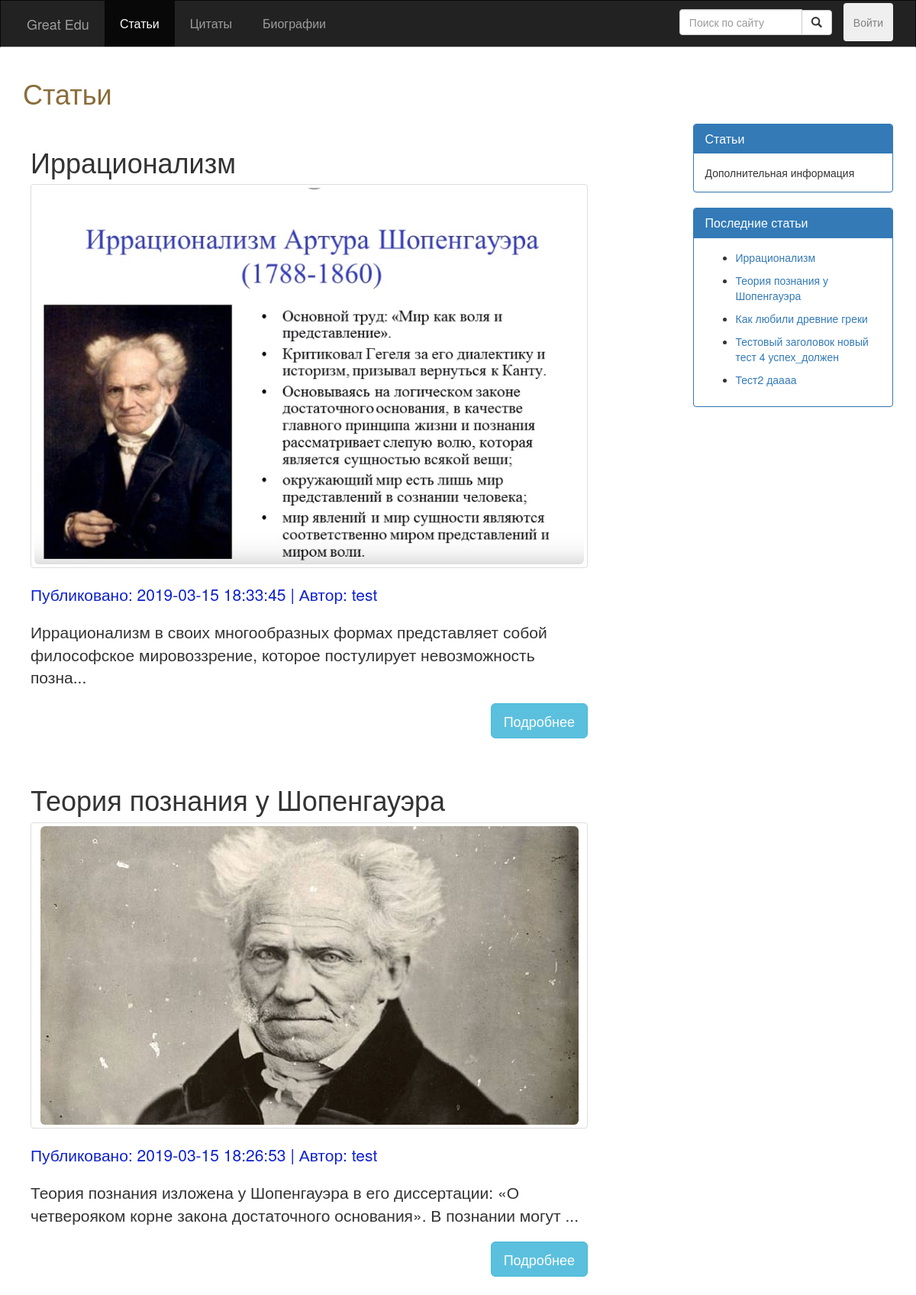
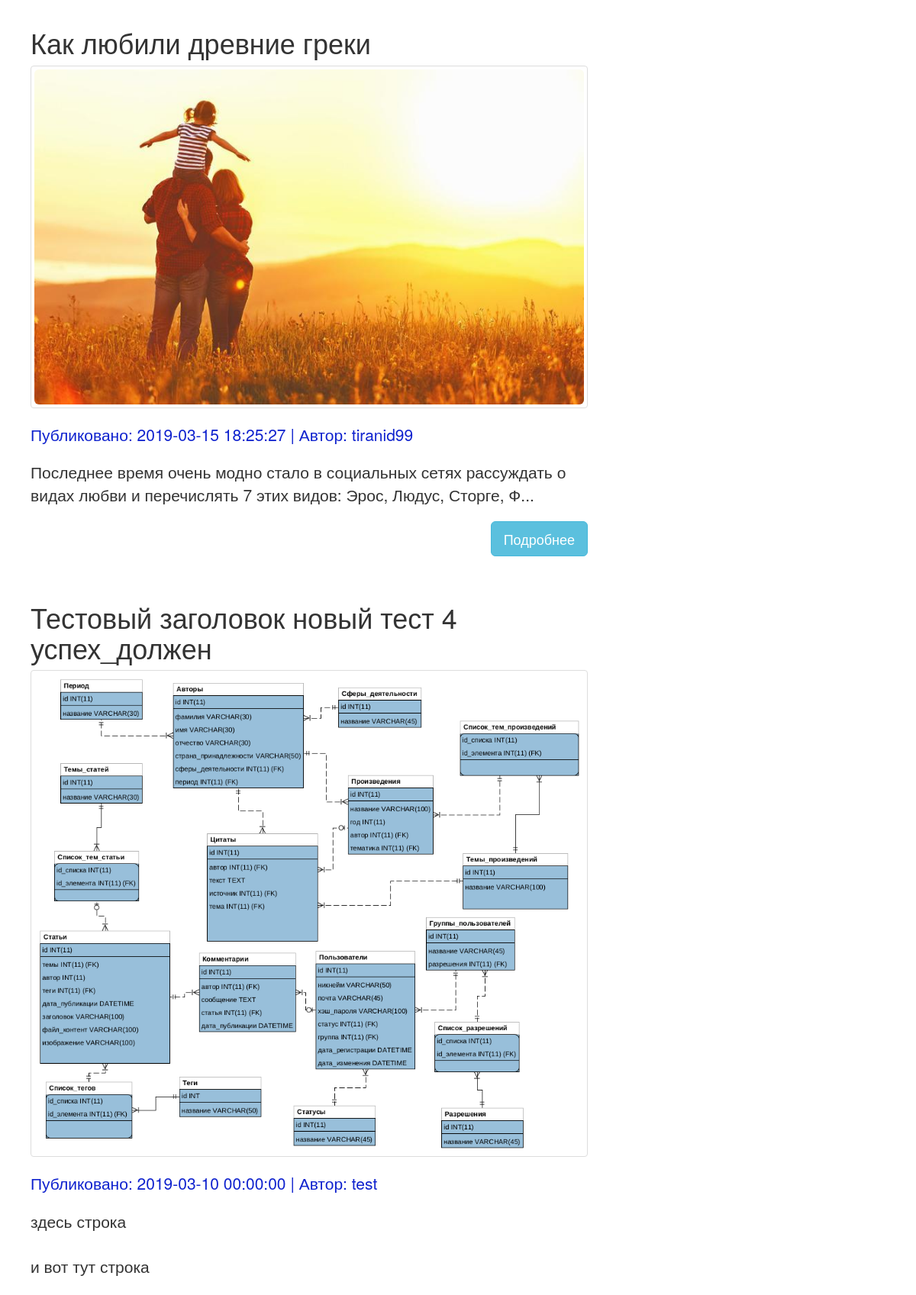
The app's page /src/public_routes/index.php (upper part) with its own data (2 pictures, top to bottom).
### src/Include/dbFunctions.php (called while the page is built, shortened)
<?php
require_once 'DatabaseLoad.php';
function doSQLQuery($query)
{
  global $con2;
  try {
    $exec = mysqli_query($con2, $query) or die(mysqli_error($con2));
    if ($exec) {
      return $exec;
    }
  } catch (Exception $e) {
    echo $e->getMessage();
  }
  return false;
}
function execQueryToArray($query)
{
  global $con2;
  $exec = doSQLQuery($query) or die(mysqli_error($con2));
  if ($exec) {
    $arr = [];
    if (mysqli_num_rows($exec) > 0) {
      while ($post = mysqli_fetch_assoc($exec)) {
        array_push($arr, $post);
      }
    }
    return $arr;
  }
  return null;
}
function getUserById($id)
{
  $query = "SELECT * FROM Пользователи WHERE id = $id";
  $resultArray = execQueryToArray($query);
  $author = $resultArray[0];
  return $author;
}

### src/public_routes/index.php (called while the page is built)
<?php require_once('Blog.php') ?>

### src/Include/commonFuncs.php (called while the page is built, shortened)
<?php
function LoadTextFromContentFile($file)
{
  $post_content = '';
  if (is_null($file)) {
    $post_content = 'error load';
  } else {
    $post_content = file_get_contents('Upload/contents/' . $file);
  }
  return $post_content;
}

### src/utils/blog_c.php (the view, shortened to what this page needs)
<?php
function fillBlog() {
  global $con2;
  $query = "";
  if (isset($_GET['search'])) {
    if (empty($_GET['search'])) {
      Redirect_To('Blog.php');
    } else {
    }
  } else {
    $query = "SELECT * FROM Статьи ORDER BY дата_публикации DESC LIMIT 0,5	";
  }
  $exec = doSQLQuery($query) or die(mysqli_error($con2));
  if ($exec) {
    if (mysqli_num_rows($exec) > 0) {
      while ($post = mysqli_fetch_assoc($exec)) {
        $post_id = $post['id'];
        $post_date = $post['дата_публикации'];
        $post_title = $post['заголовок'];
        $author_id = $post['автор'];
        $post_image = $post['изображение'];
        $post_file = $post['файл_контент'];
        $text = LoadTextFromContentFile($post_file);
        $post_content = $text;
        if (mb_strlen($text) > 128) {
          $post_content = mb_substr($text, 0, 128, "utf-8") . '...';
        }
        $author_obj = getUserById($author_id);
        $post_author = $author_obj['никнейм'];
        ?>
        <div class="post">
          <div class="post-title">
            <h1><?php echo htmlentities($post_title); ?></h1>
          </div>
          <div class="thumbnail">
            <img class="img-responsive img-rounded" src="../Upload/Image/<?php echo $post_image  . '?m=' . time(); ?>">
          </div>
          <div class="post-info">
            <p class="lead">
              Публиковано: <?php echo htmlentities($post_date); ?> | Автор: <?php echo htmlentities($post_author); ?>
            </p>
          </div>
          <div class="post-content">
            <p class="lead"><?php echo nl2br($post_content); ?></p>
          </div>
          <p>
            <a href="Post.php?id=<?php echo $post_id; ?>">
              <button class="btn btn-info btn-lg" id="read_more_btn">Подробнее</button>
            </a>
            <div class="clearfix"></div>
          </p>
        </div>
  <?php
  }
  } else {
    echo "<span class='lead'>No result<span>";
    }
  }
}
    ?>
    <?php
function fillBlogPostsReferences()
{
  $sql = "SELECT * FROM Статьи ORDER BY дата_публикации DESC LIMIT 5 ";
  $exec = doSQLQuery($sql);
  while ($recentPost = mysqli_fetch_assoc($exec)) {
    $postID = $recentPost['id'];
    ?>
    <nav>
      <ul>
        <li><a href="Post.php?id=<?php echo $postID; ?>">
            <?php echo $recentPost['заголовок'] ?>
          </a></li>
      </ul>
    </nav>
  <?php
  }
}
?>

### src/public_routes/js-scripts/Assets/styles.css (style rules this page uses)
body { background: #041627; overflow-x: hidden; }
.post-info { color: rgb(15, 34, 206); }
.post { padding: 10px; margin-bottom: 10px; }
#read_more_btn { float: right; }

### records on screen
статьи: заголовок "Иррационализм", изображение (picture), дата_публикации "2019-03-15 18:33:45", автор.никнейм "test", файл_контент "Иррационализм в своих многообразных формах представляет собой философское мировоззрение, которое постулирует невозможность позна..."
статьи: заголовок "Теория познания у Шопенгауэра", изображение (picture), дата_публикации "2019-03-15 18:26:53", автор.никнейм "test", файл_контент "Теория познания изложена у Шопенгауэра в его диссертации: «О четверояком корне закона достаточного основания». В познании могут ..."
статьи: заголовок "Как любили древние греки", изображение (picture), дата_публикации "2019-03-15 18:25:27", автор.никнейм "tiranid99", файл_контент "Последнее время очень модно стало в социальных сетях рассуждать о видах любви и перечислять 7 этих видов: Эрос, Людус, Сторге, Ф..."
статьи: заголовок "Тестовый заголовок новый тест 4 успех_должен", изображение (picture), дата_публикации "2019-03-10 00:00:00", автор.никнейм "test", файл_контент "здесь строка и вот тут строка"
статьи: заголовок "Тест2 даааа"
